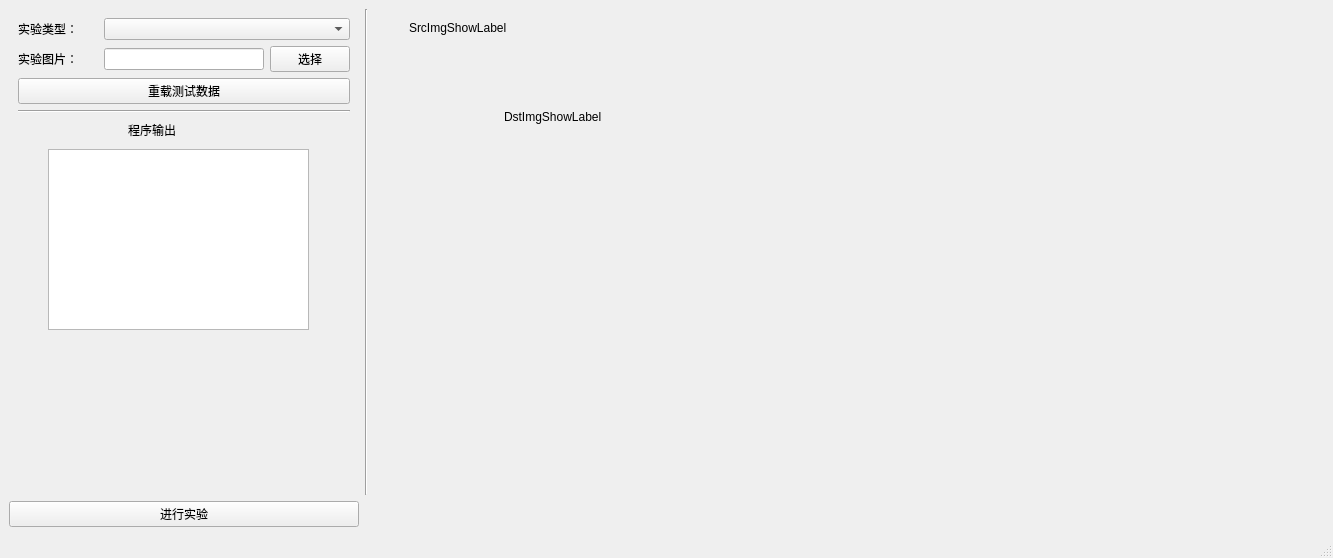
<?xml version="1.0" encoding="UTF-8"?>
<ui version="4.0">
 <class>ImageMiniLabUI</class>
 <widget class="QMainWindow" name="ImageMiniLabUI">
  <property name="geometry">
   <rect>
    <x>0</x>
    <y>0</y>
    <width>1333</width>
    <height>558</height>
   </rect>
  </property>
  <property name="windowTitle">
   <string>ImageMiniLab</string>
  </property>
  <widget class="QWidget" name="centralwidget">
   <layout class="QGridLayout" name="gridLayout">
    <item row="0" column="2">
     <widget class="QWidget" name="ImgShowWidget" native="true">
      <widget class="QLabel" name="SrcImgShowLabel">
       <property name="geometry">
        <rect>
         <x>35</x>
         <y>11</y>
         <width>120</width>
         <height>16</height>
        </rect>
       </property>
       <property name="text">
        <string>SrcImgShowLabel</string>
       </property>
      </widget>
      <widget class="QLabel" name="DstImgShowLabel">
       <property name="geometry">
        <rect>
         <x>130</x>
         <y>100</y>
         <width>120</width>
         <height>16</height>
        </rect>
       </property>
       <property name="text">
        <string>DstImgShowLabel</string>
       </property>
      </widget>
     </widget>
    </item>
    <item row="0" column="1">
     <widget class="Line" name="line">
      <property name="orientation">
       <enum>Qt::Vertical</enum>
      </property>
     </widget>
    </item>
    <item row="1" column="0">
     <widget class="QPushButton" name="GoExpPushButton">
      <property name="text">
       <string>进行实验</string>
      </property>
     </widget>
    </item>
    <item row="0" column="0">
     <widget class="QWidget" name="LabCtrlWidget" native="true">
      <property name="minimumSize">
       <size>
        <width>350</width>
        <height>0</height>
       </size>
      </property>
      <property name="maximumSize">
       <size>
        <width>350</width>
        <height>16777215</height>
       </size>
      </property>
      <layout class="QVBoxLayout" name="verticalLayout">
       <item>
        <layout class="QHBoxLayout" name="horizontalLayout_2">
         <item>
          <widget class="QLabel" name="label_2">
           <property name="minimumSize">
            <size>
             <width>80</width>
             <height>0</height>
            </size>
           </property>
           <property name="maximumSize">
            <size>
             <width>80</width>
             <height>16777215</height>
            </size>
           </property>
           <property name="text">
            <string>实验类型：</string>
           </property>
          </widget>
         </item>
         <item>
          <widget class="QComboBox" name="ExpTypeComboBox"/>
         </item>
        </layout>
       </item>
       <item>
        <layout class="QHBoxLayout" name="horizontalLayout_3">
         <item>
          <widget class="QLabel" name="label_3">
           <property name="minimumSize">
            <size>
             <width>80</width>
             <height>0</height>
            </size>
           </property>
           <property name="maximumSize">
            <size>
             <width>80</width>
             <height>16777215</height>
            </size>
           </property>
           <property name="text">
            <string>实验图片：</string>
           </property>
           <property name="textFormat">
            <enum>Qt::AutoText</enum>
           </property>
           <property name="scaledContents">
            <bool>false</bool>
           </property>
           <property name="margin">
            <number>0</number>
           </property>
          </widget>
         </item>
         <item>
          <widget class="QLineEdit" name="ExpImgLineEdit">
           <property name="enabled">
            <bool>true</bool>
           </property>
          </widget>
         </item>
         <item>
          <widget class="QPushButton" name="SelectImgPushButton">
           <property name="text">
            <string>选择</string>
           </property>
          </widget>
         </item>
        </layout>
       </item>
       <item>
        <layout class="QHBoxLayout" name="horizontalLayout"/>
       </item>
       <item>
        <widget class="QPushButton" name="LoadTestDataPushButton">
         <property name="text">
          <string>重载测试数据</string>
         </property>
        </widget>
       </item>
       <item>
        <widget class="Line" name="line_2">
         <property name="orientation">
          <enum>Qt::Horizontal</enum>
         </property>
        </widget>
       </item>
       <item>
        <widget class="QStackedWidget" name="stackedWidget">
         <property name="currentIndex">
          <number>0</number>
         </property>
         <widget class="QWidget" name="page">
          <widget class="QTextBrowser" name="textBrowser">
           <property name="geometry">
            <rect>
             <x>30</x>
             <y>30</y>
             <width>261</width>
             <height>181</height>
            </rect>
           </property>
          </widget>
          <widget class="QLabel" name="label">
           <property name="geometry">
            <rect>
             <x>110</x>
             <y>0</y>
             <width>91</width>
             <height>21</height>
            </rect>
           </property>
           <property name="text">
            <string>程序输出</string>
           </property>
          </widget>
         </widget>
         <widget class="QWidget" name="page_2"/>
        </widget>
       </item>
      </layout>
     </widget>
    </item>
   </layout>
  </widget>
  <widget class="QMenuBar" name="menubar">
   <property name="geometry">
    <rect>
     <x>0</x>
     <y>0</y>
     <width>1333</width>
     <height>34</height>
    </rect>
   </property>
  </widget>
  <widget class="QStatusBar" name="statusbar"/>
 </widget>
 <resources/>
 <connections/>
</ui>
